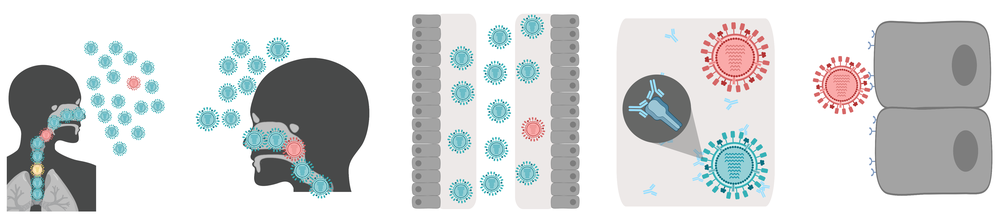
#> input picture dat/bottleneck-schematic.png, 1000 x 217 px, shrunk from 5025 x 1092 before the run
$ python -i figure_wh_ngs.py   (imports and definitions only)
#> lines starting #> are read from the running program, lines starting #| are printed output that depends on the picture
#!/usr/bin/env python3

##############################################
# name: figure_wh_ngs.py
# author: Dylan Morris <dhmorris@princeton.edu>
# description: summary of within-host next-gen
# sequencing studies
##############################################

import matplotlib.pyplot as plt
import plotting_style as ps
import pandas as pd
import numpy as np
import matplotlib.patches as mpatches
from plotting_functions import subdivided_hist

# [231 lines left out: functions subst_type, plot_ngs_hist, plot_wh_ngs, make_presentation_plot, not called in this run]

>>> import cv2
>>> picture = cv2.imread('../../dat/bottleneck-schematic.png', cv2.IMREAD_GRAYSCALE)
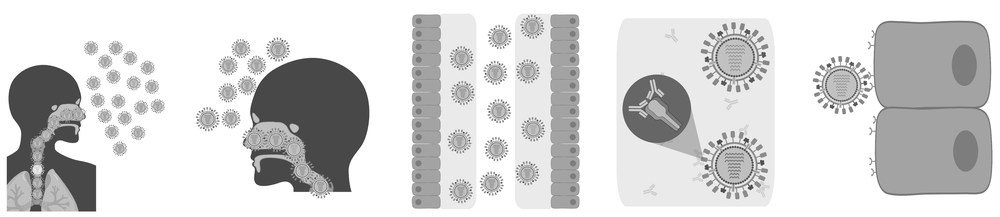
#> picture: shape (217, 1000); min 46, max 255, mean 212.1
#> (the run stopped early here; a loop or call above may not have finished)
